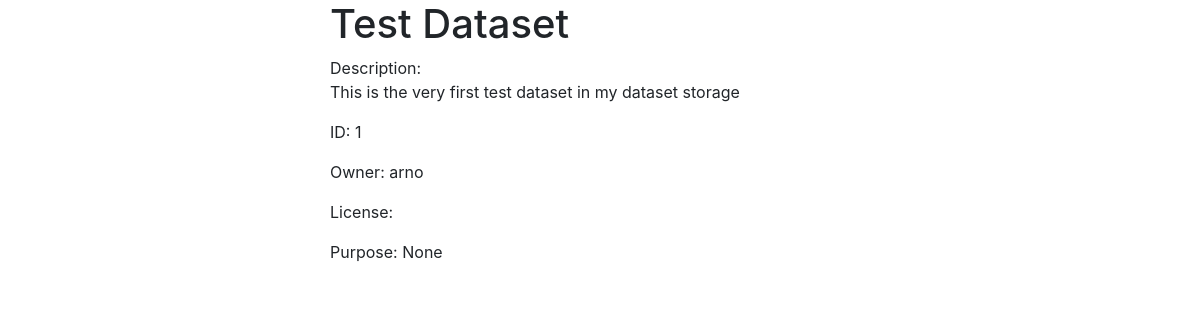
The app's page /dataset/1/ with its own data.
### datastore/models.py (models this page shows)
class Dataset(models.Model):
	title 		= models.TextField()
	description = models.TextField(null=True, blank=True)
	owner 		= models.TextField()
	license 	= models.TextField()
	purpose 	= models.TextField(null=True)

### datastore/views.py (the view)
# urls.py: path('dataset/<int:dataset_id>/', view_dataset_page),
def view_dataset_page(request, dataset_id = 1):
	dataset_object 	= get_object_or_404(Dataset, id=dataset_id)
	template 		= 'view_dataset.html'
	context 		= {"dataset": dataset_object}
	return render(request, template, context)

### templates/view_dataset.html
{% extends "base.html" %}
{% block content %}
<h1> {{ dataset.title }} </h1>
<p> Description: <br> {{ dataset.description }} </p>
<p> ID: {{ dataset.id }} </p>
<p> Owner: {{ dataset.owner }} </p>
<p> License: {{ dataset.license }} </p>
<p> Purpose: {{ dataset.purpose }} </p>
{% endblock %}

### records on screen
Dataset: title "Test Dataset", description "This is the very first test dataset in my dataset storage", id "1", owner "arno", purpose "None"
